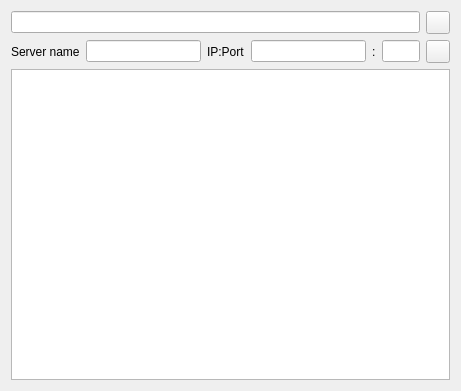
<?xml version="1.0" encoding="UTF-8"?>
<ui version="4.0">
 <class>NetworkPage</class>
 <widget class="QWidget" name="NetworkPage">
  <property name="geometry">
   <rect>
    <x>0</x>
    <y>0</y>
    <width>461</width>
    <height>391</height>
   </rect>
  </property>
  <layout class="QVBoxLayout" name="verticalLayout">
   <item>
    <layout class="QHBoxLayout" name="horizontalLayout">
     <item>
      <widget class="QLineEdit" name="m_urlEdit"/>
     </item>
     <item>
      <widget class="QToolButton" name="m_updateFromUrl">
       <property name="toolButtonStyle">
        <enum>Qt::ToolButtonTextBesideIcon</enum>
       </property>
      </widget>
     </item>
    </layout>
   </item>
   <item>
    <layout class="QHBoxLayout" name="horizontalLayout_2" stretch="0,3,0,3,0,1,0">
     <item>
      <widget class="QLabel" name="label_4">
       <property name="text">
        <string>Server name</string>
       </property>
      </widget>
     </item>
     <item>
      <widget class="QLineEdit" name="m_serverNameEdit"/>
     </item>
     <item>
      <widget class="QLabel" name="label_2">
       <property name="text">
        <string>IP:Port</string>
       </property>
      </widget>
     </item>
     <item>
      <widget class="QLineEdit" name="m_ipEdit"/>
     </item>
     <item>
      <widget class="QLabel" name="label">
       <property name="text">
        <string>:</string>
       </property>
      </widget>
     </item>
     <item>
      <widget class="QLineEdit" name="m_portEdit"/>
     </item>
     <item>
      <widget class="QToolButton" name="m_addServer">
       <property name="toolButtonStyle">
        <enum>Qt::ToolButtonTextBesideIcon</enum>
       </property>
      </widget>
     </item>
    </layout>
   </item>
   <item>
    <widget class="QTreeView" name="m_serverListView">
     <property name="contextMenuPolicy">
      <enum>Qt::CustomContextMenu</enum>
     </property>
     <property name="editTriggers">
      <set>QAbstractItemView::NoEditTriggers</set>
     </property>
     <property name="alternatingRowColors">
      <bool>true</bool>
     </property>
     <property name="rootIsDecorated">
      <bool>false</bool>
     </property>
     <property name="uniformRowHeights">
      <bool>true</bool>
     </property>
     <property name="sortingEnabled">
      <bool>true</bool>
     </property>
    </widget>
   </item>
  </layout>
 </widget>
 <resources/>
 <connections/>
</ui>
